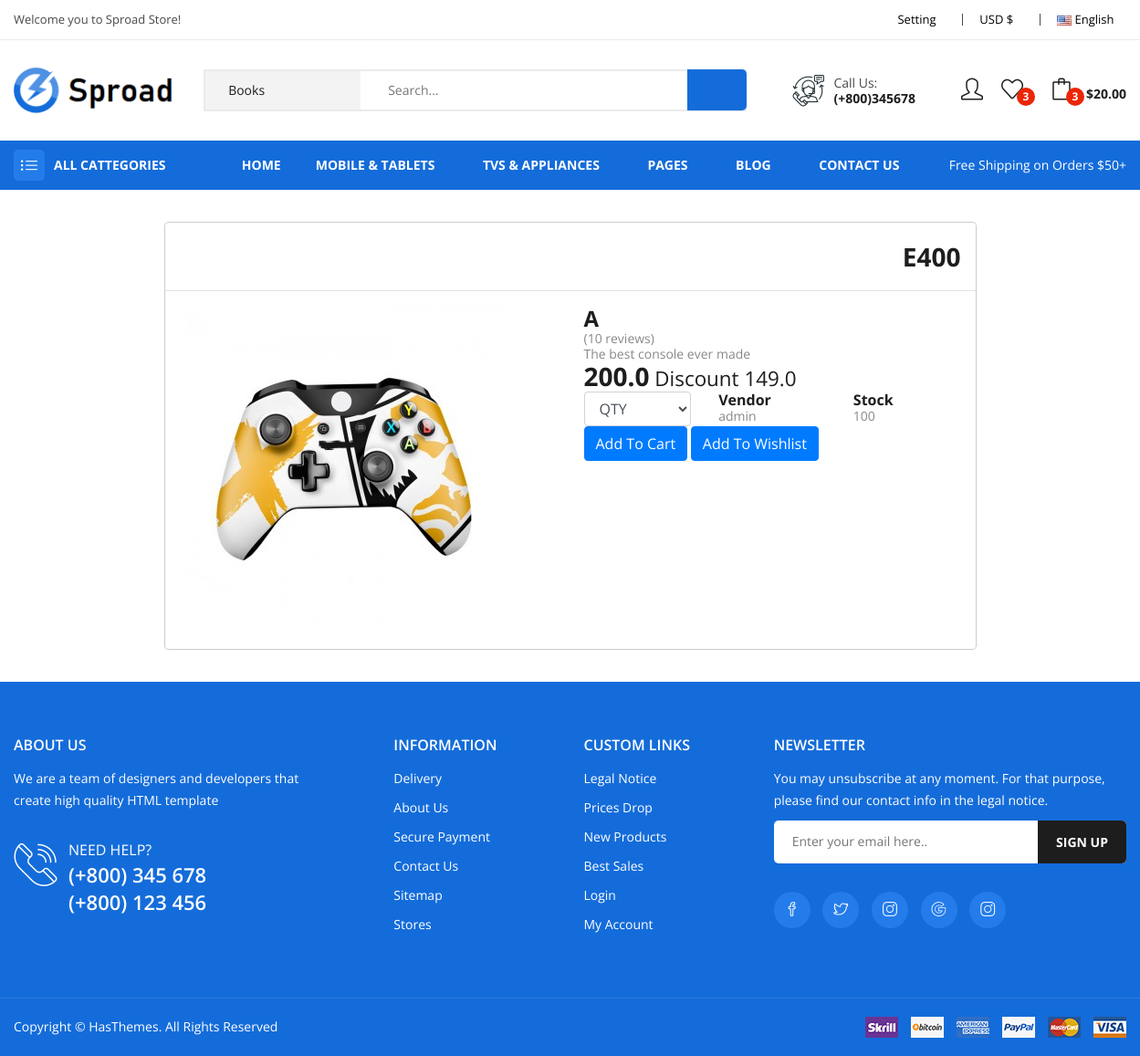
Screenshot of /singleproduct/3 with the database file from the repository.
### main/models.py (models this page shows, shortened)
class Product(models.Model):
	vendor = models.ForeignKey(User, on_delete=models.CASCADE)
	category = models.ForeignKey(Category, on_delete=models.CASCADE)
	supplier =  models.ForeignKey(Supplier, on_delete=models.CASCADE)
	color = models.ForeignKey(Color, on_delete=models.CASCADE, null=True, blank=True)
	brand = models.ForeignKey(Brand, on_delete=models.CASCADE, null=True, blank=True)
	name = models.CharField(max_length=100)
	price = models.FloatField()
	discount_price = models.FloatField(null=True,blank=True)
	label = models.CharField(max_length=1)
	slug = models.CharField(max_length=50)
	description = models.TextField()
	image = models.ImageField(upload_to='images/',)
	orders = models.IntegerField()
	stock = models.IntegerField()
	reorder_level = models.IntegerField()

### main/views.py (the view)
# urls.py: path('singleproduct/<str:id>', views.singleproduct, name='singleproduct'),
def singleproduct(request, id):
    cate = Category.objects.all()
    product = Product.objects.get(pk=id)
    context = {'product':product, 'cate':cate}
    return render(request,'single_product.html', context)

### main/templates/single_product.html (shortened to what this page needs)
{% extends 'templating.html' %}
{% load static %}
    {% block content %}
    <div class="modal-dialog">
        <div class="modal-content">
            <div class="modal-header">
                <h3 class="modal-title">{{product.name}}</h3>
            </div>
            <div class="modal-body">
                <div class="row">
                    <div class="col-md-6 product_img">
                        <img src="{{product.image.url}}" class="img-responsive">
                    </div>
                    <div class="col-md-6 product_content">
                        <h4>{{product.label}} </h4>
                        <div class="rating">
                            (10 reviews)
                        </div>
                        <p>{{product.description}}</p>
                        <h3 class="cost">{{product.price}}<small class="pre-cost"> Discount  {{product.discount_price}}</small></h3>
                        <div class="row">
                            <div class="col-md-4 col-sm-12">
                                <select class="form-control" name="select">
                                    <option value="" selected="">QTY</option>
                                </select>
                            </div>
                            <div class="col-md-4 col-sm-12">
                                <h6>Vendor </h6>{{product.vendor}}
                            </div>
                            <div class="col-md-4 col-sm-12">
                                <h6>Stock </h6>{{product.stock}}
                            </div>
                        </div>
                        <div class="btn-ground">
                            <a href="{% url 'addtocart' product.id %}"><button type="button" class="btn btn-primary"> Add To Cart</button></a>
                            <a href="{% url 'addtowishlist' product.id %}"><button type="button" class="btn btn-primary"> Add To Wishlist</button></a>
                        </div>
                    </div>
                </div>
            </div>
        </div>
    </div>
    {% endblock %}

### rows the page displays
Product: name "E400", image (picture), label "A", description "The best console ever made", price "200.0", discount_price "149.0", vendor "admin", stock "100"

### other values shown
form field category "Books"
